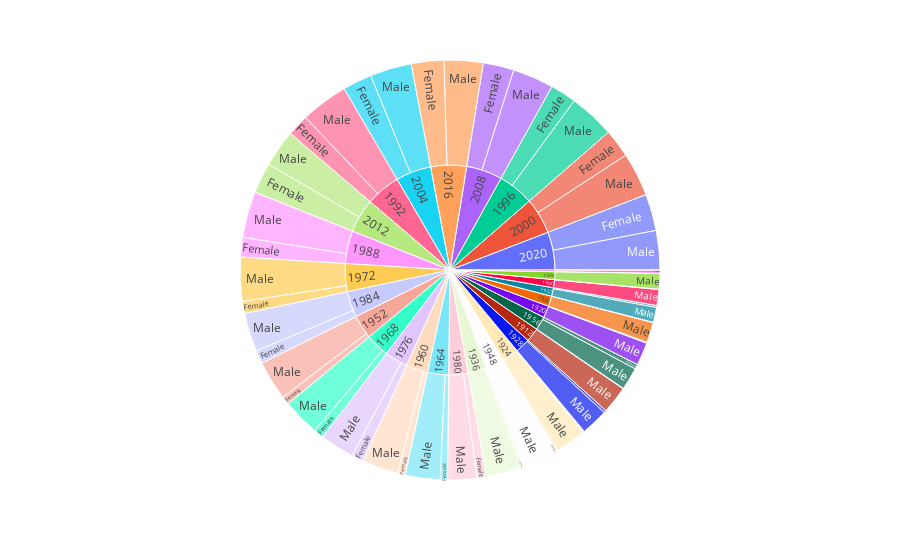
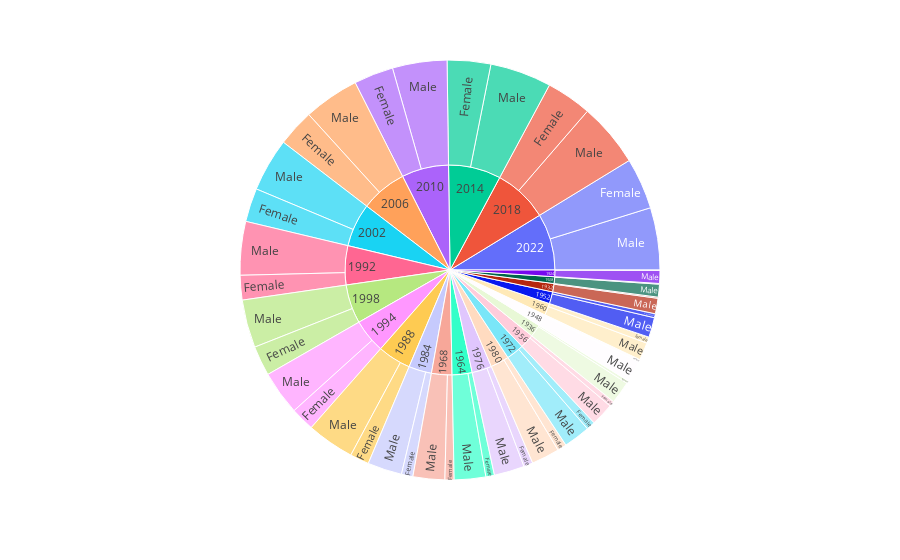

Notebook source saved alongside these figures, in order:
### Code cell
a_bio = {'athelete_id': athlete_Bio['athlete_id'], 'sex': athlete_Bio['sex']}
a_event = {'athelete_id': athlete_Event_Results['athlete_id'], 'edition': athlete_Event_Results['edition']}
a_event['edition'] = a_event['edition'].str.split(' ')

a_event = {'athelete_id': a_event['athelete_id'], 'year': a_event['edition'].str[0], 'season': a_event['edition'].str[1]}

df = pd.merge(pd.DataFrame(a_bio), pd.DataFrame(a_event), on='athelete_id')

count = pd.DataFrame(df.groupby(['year', 'sex', 'season']).count()).reset_index()
count.rename(columns={"athelete_id": "count"}, inplace=True)

print(count)

summer = count[count['season'] == 'Summer']
winter = count[count['season'] == 'Winter']

fig = px.sunburst(summer, path=['year', 'sex'], values='count')
fig.show()

fig = px.sunburst(winter, path=['year', 'sex'], values='count')
fig.show()

### Figure 1 — Plotly figure (JSON) as saved in the notebook; plotly's stock layout.template omitted (floating-point values rounded to 4 significant figures)
{"data": [{"branchvalues": "total", "domain": {"x": [0, 1], "y": [0, 1]}, "hovertemplate": "labels=%{label}<br>count=%{value}<br>parent=%{parent}<br>id=%{id}<extra></extra>", "ids": ["1896/Female", "1900/Female", "1904/Female", "1908/Female", "1912/Female", "1920/Female", "1924/Female", "1928/Female", "1932/Female", "1936/Female", "1948/Female", "1952/Female", "1956/Female", "1960/Female", "1964/Female", "1968/Female", "1972/Female", "1976/Female", "1980/Female", "1984/Female", "1988/Female", "1992/Female", "1996/Female", "2000/Female", "2004/Female", "2008/Female", "2012/Female", "2016/Female", "2020/Female", "1896/Male", "1900/Male", "1904/Male", "1908/Male", "1912/Male", "1920/Male", "1924/Male", "1928/Male", "1932/Male", "1936/Male", "1948/Male", "1952/Male", "1956/Male", "1960/Male", "1964/Male", "1968/Male", "1972/Male", "1976/Male", "1980/Male", "1984/Male", "1988/Male", "1992/Male", "1996/Male", "2000/Male", "2004/Male", "2008/Male", "2012/Male", "2016/Male", "2020/Male", "1896", "1900", "1904", "1908", "1912", "1920", "1924", "1928", "1932", "1936", "1948", "1952", "1956", "1960", "1964", "1968", "1972", "1976", "1980", "1984", "1988", "1992", "1996", "2000", "2004", "2008", "2012", "2016", "2020"], "labels": ["Female", "Female", "Female", "Female", "Female", "Female", "Female", "Female", "Female", "Female", "Female", "Female", "Female", "Female", "Female", "Female", "Female", "Female", "Female", "Female", "Female", "Female", "Female", "Female", "Female", "Female", "Female", "Female", "Female", "Male", "Male", "Male", "Male", "Male", "Male", "Male", "Male", "Male", "Male", "Male", "Male", "Male", "Male", "Male", "Male", "Male", "Male", "Male", "Male", "Male", "Male", "Male", "Male", "Male", "Male", "Male", "Male", "Male", "1896", "1900", "1904", "1908", "1912", "1920", "1924", "1928", "1932", "1936", "1948", "1952", "1956", "1960", "1964", "1968", "1972", "1976", "1980", "1984", "1988", "1992", "1996", "2000", "2004", "2008", "2012", "2016", "2020"], "name": "", "parents": ["1896", "1900", "1904", "1908", "1912", "1920", "1924", "1928", "1932", "1936", "1948", "1952", "1956", "1960", "1964", "1968", "1972", "1976", "1980", "1984", "1988", "1992", "1996", "2000", "2004", "2008", "2012", "2016", "2020", "1896", "1900", "1904", "1908", "1912", "1920", "1924", "1928", "1932", "1936", "1948", "1952", "1956", "1960", "1964", "1968", "1972", "1976", "1980", "1984", "1988", "1992", "1996", "2000", "2004", "2008", "2012", "2016", "2020", "", "", "", "", "", "", "", "", "", "", "", "", "", "", "", "", "", "", "", "", "", "", "", "", "", "", "", "", ""], "type": "sunburst", "values": [2, 53, 17, 58, 103, 168, 278, 486, 364, 536, 709, 1588, 923, 1487, 1421, 1962, 2354, 2305, 1851, 2604, 3808, 4226, 5082, 5522, 5675, 5984, 5949, 6341, 7126, 617, 3094, 3058, 3966, 5321, 4471, 6154, 5266, 2930, 6800, 6416, 7673, 4383, 7059, 6781, 7269, 8549, 6684, 5648, 7506, 8972, 9259, 8912, 8510, 8081, 7991, 7247, 7600, 7660, 619, 3147, 3075, 4024, 5424, 4639, 6432, 5752, 3294, 7336, 7125, 9261, 5306, 8546, 8202, 9231, 10903, 8989, 7499, 10110, 12780, 13485, 13994, 14032, 13756, 13975, 13196, 13941, 14786]}], "layout": {"legend": {"tracegroupgap": 0}, "margin": {"t": 60}}}

### Figure 2 — Plotly figure (JSON) as saved in the notebook; plotly's stock layout.template omitted (floating-point values rounded to 4 significant figures)
{"data": [{"branchvalues": "total", "domain": {"x": [0, 1], "y": [0, 1]}, "hovertemplate": "labels=%{label}<br>count=%{value}<br>parent=%{parent}<br>id=%{id}<extra></extra>", "ids": ["1924/Female", "1928/Female", "1932/Female", "1936/Female", "1948/Female", "1952/Female", "1956/Female", "1960/Female", "1964/Female", "1968/Female", "1972/Female", "1976/Female", "1980/Female", "1984/Female", "1988/Female", "1992/Female", "1994/Female", "1998/Female", "2002/Female", "2006/Female", "2010/Female", "2014/Female", "2018/Female", "2022/Female", "1924/Male", "1928/Male", "1932/Male", "1936/Male", "1948/Male", "1952/Male", "1956/Male", "1960/Male", "1964/Male", "1968/Male", "1972/Male", "1976/Male", "1980/Male", "1984/Male", "1988/Male", "1992/Male", "1994/Male", "1998/Male", "2002/Male", "2006/Male", "2010/Male", "2014/Male", "2018/Male", "2022/Male", "1924", "1928", "1932", "1936", "1948", "1952", "1956", "1960", "1964", "1968", "1972", "1976", "1980", "1984", "1988", "1992", "1994", "1998", "2002", "2006", "2010", "2014", "2018", "2022"], "labels": ["Female", "Female", "Female", "Female", "Female", "Female", "Female", "Female", "Female", "Female", "Female", "Female", "Female", "Female", "Female", "Female", "Female", "Female", "Female", "Female", "Female", "Female", "Female", "Female", "Male", "Male", "Male", "Male", "Male", "Male", "Male", "Male", "Male", "Male", "Male", "Male", "Male", "Male", "Male", "Male", "Male", "Male", "Male", "Male", "Male", "Male", "Male", "Male", "1924", "1928", "1932", "1936", "1948", "1952", "1956", "1960", "1964", "1968", "1972", "1976", "1980", "1984", "1988", "1992", "1994", "1998", "2002", "2006", "2010", "2014", "2018", "2022"], "name": "", "parents": ["1924", "1928", "1932", "1936", "1948", "1952", "1956", "1960", "1964", "1968", "1972", "1976", "1980", "1984", "1988", "1992", "1994", "1998", "2002", "2006", "2010", "2014", "2018", "2022", "1924", "1928", "1932", "1936", "1948", "1952", "1956", "1960", "1964", "1968", "1972", "1976", "1980", "1984", "1988", "1992", "1994", "1998", "2002", "2006", "2010", "2014", "2018", "2022", "", "", "", "", "", "", "", "", "", "", "", "", "", "", "", "", "", "", "", "", "", "", "", ""], "type": "sunburst", "values": [20, 33, 56, 128, 138, 189, 255, 296, 407, 434, 419, 438, 436, 544, 906, 1168, 1129, 1419, 1595, 1761, 1877, 2067, 2160, 2430, 613, 609, 734, 1065, 996, 944, 1089, 838, 1496, 1509, 1264, 1442, 1332, 1634, 2260, 2545, 2096, 2279, 2532, 2642, 2590, 2917, 3036, 2958, 633, 642, 790, 1193, 1134, 1133, 1344, 1134, 1903, 1943, 1683, 1880, 1768, 2178, 3166, 3713, 3225, 3698, 4127, 4403, 4467, 4984, 5196, 5388]}], "layout": {"legend": {"tracegroupgap": 0}, "margin": {"t": 60}}}
